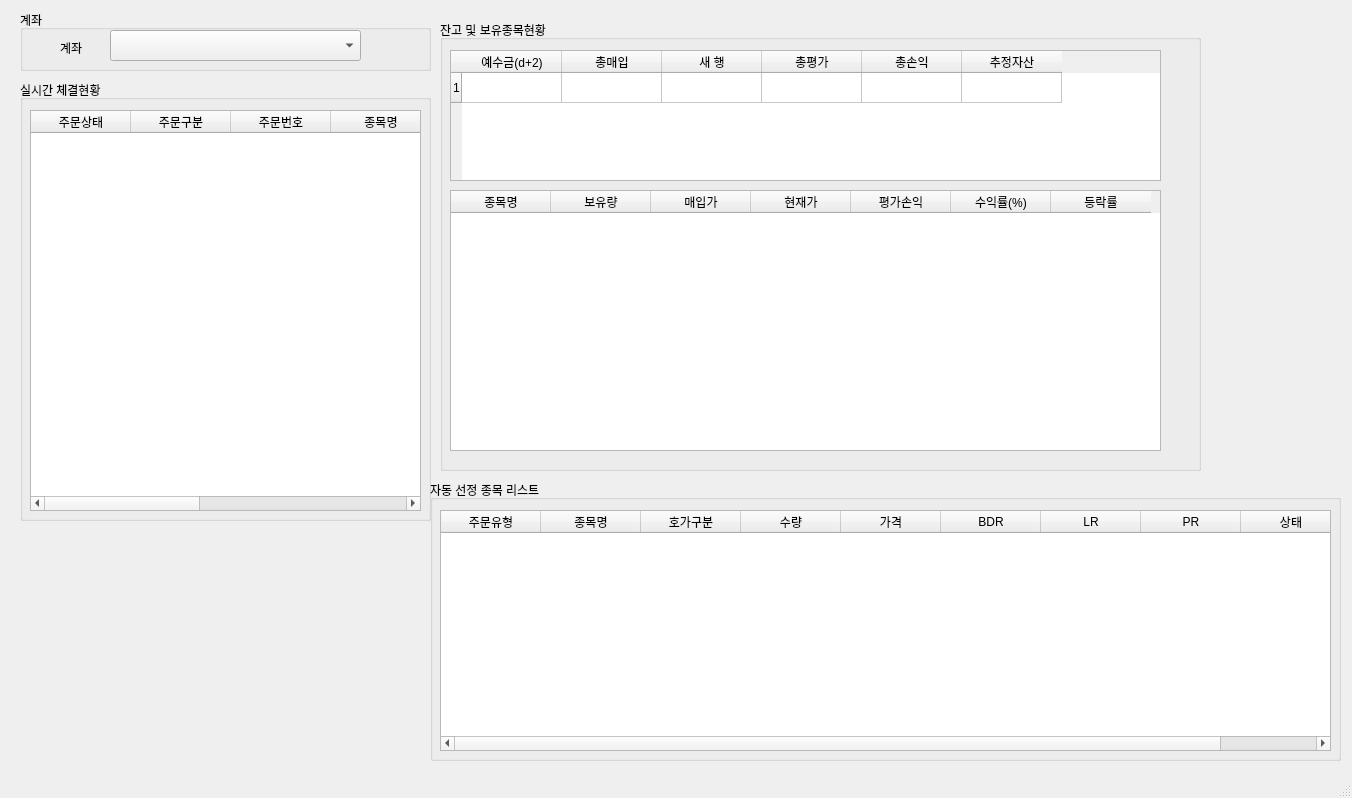
<?xml version="1.0" encoding="UTF-8"?>
<ui version="4.0">
 <class>MainWindow</class>
 <widget class="QMainWindow" name="MainWindow">
  <property name="geometry">
   <rect>
    <x>0</x>
    <y>0</y>
    <width>1352</width>
    <height>798</height>
   </rect>
  </property>
  <property name="windowTitle">
   <string>MainWindow</string>
  </property>
  <widget class="QWidget" name="centralwidget">
   <widget class="QGroupBox" name="groupBox_2">
    <property name="geometry">
     <rect>
      <x>440</x>
      <y>20</y>
      <width>761</width>
      <height>451</height>
     </rect>
    </property>
    <property name="title">
     <string>잔고 및 보유종목현황</string>
    </property>
    <widget class="QTableWidget" name="tableWidget">
     <property name="geometry">
      <rect>
       <x>10</x>
       <y>30</y>
       <width>711</width>
       <height>131</height>
      </rect>
     </property>
     <property name="rowCount">
      <number>1</number>
     </property>
     <row/>
     <column>
      <property name="text">
       <string>예수금(d+2)</string>
      </property>
     </column>
     <column>
      <property name="text">
       <string>총매입</string>
      </property>
     </column>
     <column>
      <property name="text">
       <string>새 행</string>
      </property>
     </column>
     <column>
      <property name="text">
       <string>총평가</string>
      </property>
     </column>
     <column>
      <property name="text">
       <string>총손익</string>
      </property>
     </column>
     <column>
      <property name="text">
       <string>추정자산</string>
      </property>
     </column>
    </widget>
    <widget class="QTableWidget" name="tableWidget_2">
     <property name="geometry">
      <rect>
       <x>10</x>
       <y>170</y>
       <width>711</width>
       <height>261</height>
      </rect>
     </property>
     <column>
      <property name="text">
       <string>종목명</string>
      </property>
     </column>
     <column>
      <property name="text">
       <string>보유량</string>
      </property>
     </column>
     <column>
      <property name="text">
       <string>매입가</string>
      </property>
     </column>
     <column>
      <property name="text">
       <string>현재가</string>
      </property>
     </column>
     <column>
      <property name="text">
       <string>평가손익</string>
      </property>
     </column>
     <column>
      <property name="text">
       <string>수익률(%)</string>
      </property>
     </column>
     <column>
      <property name="text">
       <string>등락률</string>
      </property>
     </column>
    </widget>
   </widget>
   <widget class="QGroupBox" name="groupBox_3">
    <property name="geometry">
     <rect>
      <x>430</x>
      <y>480</y>
      <width>911</width>
      <height>281</height>
     </rect>
    </property>
    <property name="title">
     <string>자동 선정 종목 리스트</string>
    </property>
    <widget class="QTableWidget" name="tableWidget_3">
     <property name="geometry">
      <rect>
       <x>10</x>
       <y>30</y>
       <width>891</width>
       <height>241</height>
      </rect>
     </property>
     <column>
      <property name="text">
       <string>주문유형</string>
      </property>
     </column>
     <column>
      <property name="text">
       <string>종목명</string>
      </property>
     </column>
     <column>
      <property name="text">
       <string>호가구분</string>
      </property>
     </column>
     <column>
      <property name="text">
       <string>수량</string>
      </property>
     </column>
     <column>
      <property name="text">
       <string>가격</string>
      </property>
     </column>
     <column>
      <property name="text">
       <string>BDR</string>
      </property>
     </column>
     <column>
      <property name="text">
       <string>LR</string>
      </property>
     </column>
     <column>
      <property name="text">
       <string>PR</string>
      </property>
     </column>
     <column>
      <property name="text">
       <string>상태</string>
      </property>
     </column>
    </widget>
   </widget>
   <widget class="QGroupBox" name="groupBox">
    <property name="geometry">
     <rect>
      <x>20</x>
      <y>80</y>
      <width>411</width>
      <height>441</height>
     </rect>
    </property>
    <property name="title">
     <string>실시간 체결현황</string>
    </property>
    <widget class="QTableWidget" name="tableWidget_4">
     <property name="geometry">
      <rect>
       <x>10</x>
       <y>30</y>
       <width>391</width>
       <height>401</height>
      </rect>
     </property>
     <column>
      <property name="text">
       <string>주문상태</string>
      </property>
     </column>
     <column>
      <property name="text">
       <string>주문구분</string>
      </property>
     </column>
     <column>
      <property name="text">
       <string>주문번호</string>
      </property>
     </column>
     <column>
      <property name="text">
       <string>종목명</string>
      </property>
     </column>
     <column>
      <property name="text">
       <string>주문수량</string>
      </property>
     </column>
     <column>
      <property name="text">
       <string>미체결수량</string>
      </property>
     </column>
     <column>
      <property name="text">
       <string>주문시간</string>
      </property>
     </column>
    </widget>
   </widget>
   <widget class="QGroupBox" name="groupBox_4">
    <property name="geometry">
     <rect>
      <x>20</x>
      <y>10</y>
      <width>411</width>
      <height>61</height>
     </rect>
    </property>
    <property name="title">
     <string>계좌</string>
    </property>
    <widget class="QComboBox" name="comboBox">
     <property name="geometry">
      <rect>
       <x>90</x>
       <y>20</y>
       <width>251</width>
       <height>31</height>
      </rect>
     </property>
    </widget>
    <widget class="QLabel" name="label">
     <property name="geometry">
      <rect>
       <x>40</x>
       <y>30</y>
       <width>31</width>
       <height>16</height>
      </rect>
     </property>
     <property name="text">
      <string>계좌</string>
     </property>
    </widget>
   </widget>
   <zorder>groupBox_4</zorder>
   <zorder>groupBox_2</zorder>
   <zorder>groupBox_3</zorder>
   <zorder>groupBox</zorder>
  </widget>
  <widget class="QMenuBar" name="menubar">
   <property name="geometry">
    <rect>
     <x>0</x>
     <y>0</y>
     <width>1352</width>
     <height>21</height>
    </rect>
   </property>
  </widget>
  <widget class="QStatusBar" name="statusbar"/>
 </widget>
 <resources/>
 <connections/>
</ui>
